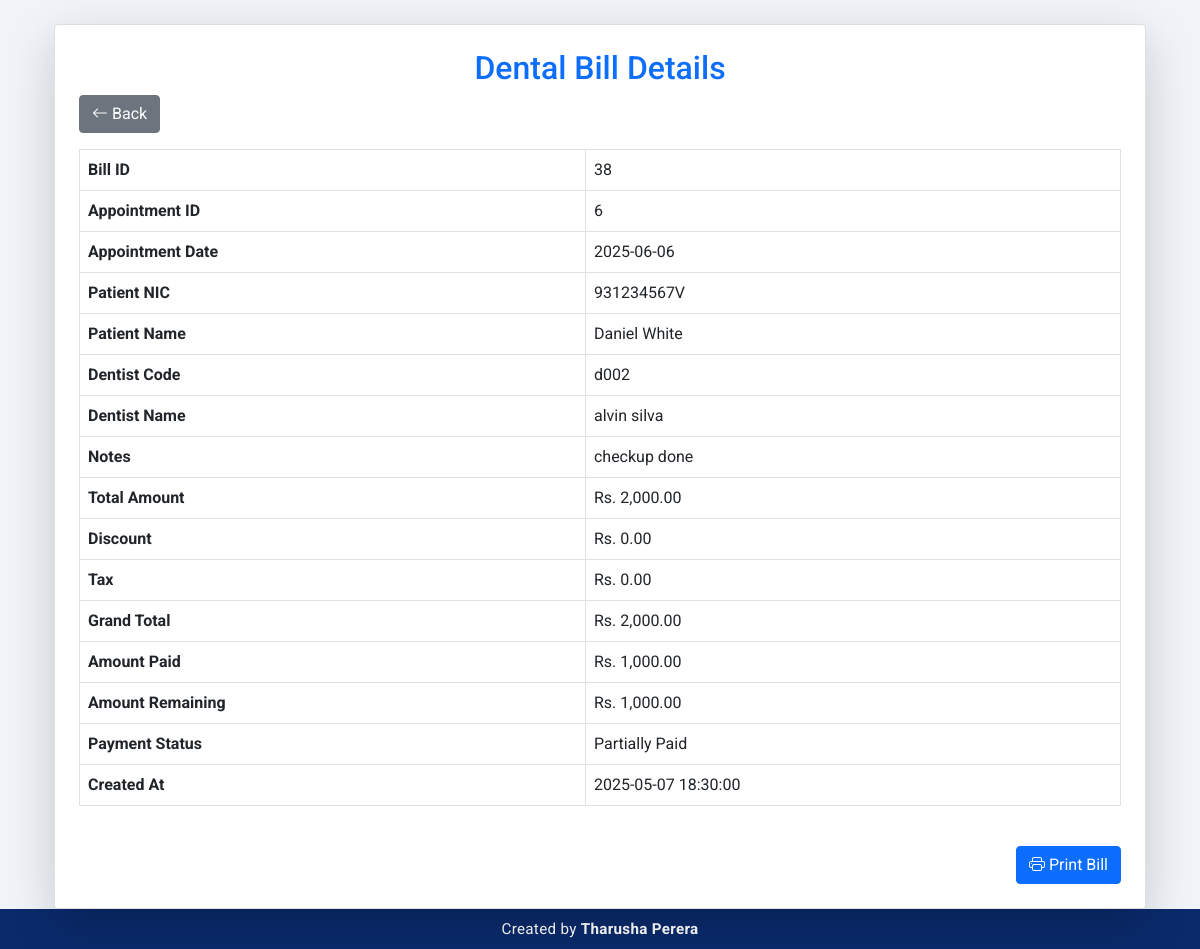
Screenshot of /modules/billing_functions/view_bill.php?id=38 (signed in) with the database file from the repository.
### tables this page shows
CREATE TABLE `bills` (
  `bill_id` int(11) NOT NULL,
  `appointment_id` int(11) NOT NULL,
  `appointment_date` date NOT NULL,
  `notes` varchar(500) DEFAULT NULL,
  `total_amount` decimal(10,2) NOT NULL,
  `discount` decimal(10,2) DEFAULT 0.00,
  `tax` decimal(10,2) DEFAULT 0.00,
  `grand_total` decimal(10,2) NOT NULL,
  `amount_paid` decimal(10,2) NOT NULL,
  `amount_remaining` decimal(10,2) NOT NULL,
  `payment_status` enum('Paid','Unpaid','Partially Paid') NOT NULL DEFAULT 'Unpaid',
  `created_at` timestamp NOT NULL DEFAULT current_timestamp()
);

CREATE TABLE `appointments` (
  `appointment_id` int(11) NOT NULL,
  `appointment_date` date NOT NULL,
  `appointment_time` time NOT NULL,
  `patient_nic` varchar(12) NOT NULL,
  `patient_name` varchar(150) NOT NULL,
  `status` enum('Scheduled','Completed','Cancelled') NOT NULL,
  `created_at` timestamp NOT NULL DEFAULT current_timestamp(),
  `updated_at` timestamp NOT NULL DEFAULT current_timestamp() ON UPDATE current_timestamp(),
  `dentist_code` varchar(50) DEFAULT NULL,
  `dentist_name` varchar(100) DEFAULT NULL
);

### modules/billing_functions/view_bill.php (the view, shortened to what this page needs)
<?php
include '../../includes/header.php';
include '../../config/db.php';
$bill = null;
$redirect_from = isset($_GET['from']) ? $_GET['from'] : 'billing_management';
if (isset($_GET['id']) && !empty($_GET['id'])) {
    $bill_id = intval($_GET['id']);
    $stmt = $conn->prepare("
        SELECT b.*, a.patient_nic, a.patient_name, a.dentist_code, a.dentist_name
        FROM bills b
        JOIN appointments a ON b.appointment_id = a.appointment_id AND b.appointment_date = a.appointment_date
        WHERE b.bill_id = ?
    ");
    $stmt->bind_param("i", $bill_id);
    $stmt->execute();
    $result = $stmt->get_result();
    if ($result->num_rows > 0) {
        $bill = $result->fetch_assoc();
    } else {
        $message = "Dental bill not found!";
    }
} else {
    $message = "Bill ID is missing!";
}
?>
<div class="container mt-4">
    <div class="card shadow-lg p-4">
        <h2 class="text-center text-primary">Dental Bill Details</h2>
        <?php if ($bill) { ?>
<div class="d-flex justify-content-start mb-3">
    <a href="<?php
        if ($redirect_from === 'view_patient') {
            echo '../patient_functions/view_patient.php?nic=' . urlencode($bill['patient_nic']);
        } elseif ($redirect_from === 'patient_dashboard') {
            echo '../../patient_modules/patient_dashboard.php';
        } else {
            echo '../billing_management.php';
        }
    ?>" class="btn btn-secondary">
        <i class="bi bi-arrow-left"></i> Back
    </a>
</div>
            <table class="table table-bordered">
                <tbody>
                    <tr><th>Bill ID</th><td><?= htmlspecialchars($bill['bill_id']); ?></td></tr>
                    <tr><th>Appointment ID</th><td><?= htmlspecialchars($bill['appointment_id']); ?></td></tr>
                    <tr><th>Appointment Date</th><td><?= htmlspecialchars($bill['appointment_date']); ?></td></tr>
                    <tr><th>Patient NIC</th><td><?= htmlspecialchars($bill['patient_nic']); ?></td></tr>
                    <tr><th>Patient Name</th><td><?= htmlspecialchars($bill['patient_name']); ?></td></tr>
                    <tr><th>Dentist Code</th><td><?= htmlspecialchars($bill['dentist_code']); ?></td></tr>
                    <tr><th>Dentist Name</th><td><?= htmlspecialchars($bill['dentist_name']); ?></td></tr>
                    <tr><th>Notes</th><td style="word-break: break-word; max-width: 600px;">
                        <?= nl2br(htmlspecialchars($bill['notes'])); ?></td></tr>
                    <tr><th>Total Amount</th><td>Rs. <?= number_format($bill['total_amount'], 2); ?></td></tr>
                    <tr><th>Discount</th><td>Rs. <?= number_format($bill['discount'], 2); ?></td></tr>
                    <tr><th>Tax</th><td>Rs. <?= number_format($bill['tax'], 2); ?></td></tr>
                    <tr><th>Grand Total</th><td>Rs. <?= number_format($bill['grand_total'], 2); ?></td></tr>
                    <tr><th>Amount Paid</th><td>Rs. <?= number_format($bill['amount_paid'], 2); ?></td></tr>
                    <tr><th>Amount Remaining</th><td>Rs. <?= number_format($bill['amount_remaining'], 2); ?></td></tr>
                    <tr><th>Payment Status</th><td><?= htmlspecialchars($bill['payment_status']); ?></td></tr>
                    <tr><th>Created At</th><td><?= htmlspecialchars($bill['created_at']); ?></td></tr>
                </tbody>
            </table>
            <div class="d-flex justify-content-end mt-4">
                <a href="generate_pdf.php?id=<?= urlencode($bill['bill_id']); ?>" target="_blank" class="btn btn-primary">
                    <i class="bi bi-printer"></i> Print Bill
                </a>
            </div>
        <?php } ?>
    </div>
</div>
<?php include '../../includes/footer.php'; ?>

### includes/header.php (style rules this page uses)
body { background-color: #f0f4f8; font-family: 'Roboto', sans-serif; }

### includes/footer.php (style rules this page uses)
:root { --footer-bg: #0a2a6b; }

### rows the page displays
bills: bill_id "38", appointment "6", appointment_date "2025-06-06", appointments.patient_nic "931234567V", appointments.patient_name "Daniel White", appointments.dentist_code "d002", appointments.dentist_name "alvin silva", notes "checkup done", total_amount "2,000.00", discount "0.00", tax "0.00", grand_total "2,000.00", amount_paid "1,000.00", amount_remaining "1,000.00", payment_status "Partially Paid", created_at "2025-05-07 18:30:00"
